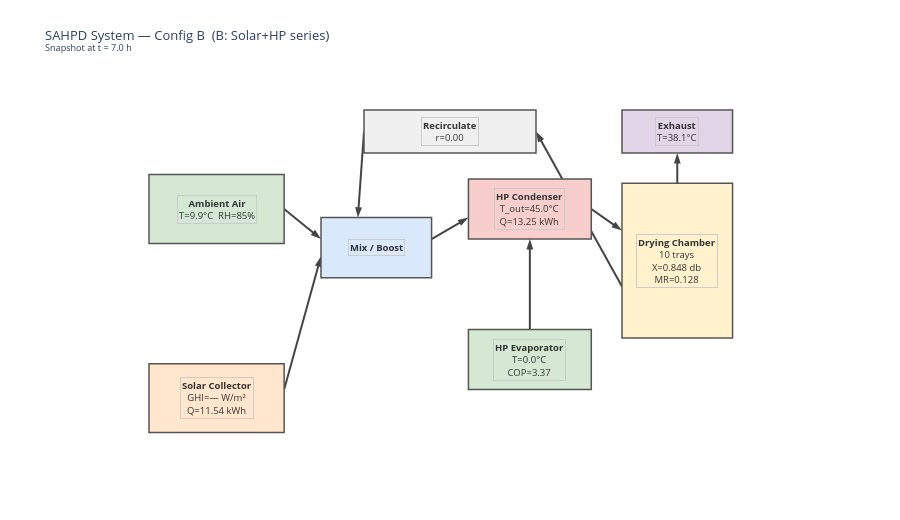

Notebook code for this chart:
### Code cell
# ── Cell 4: System Flow Diagram (Plotly 6 compatible) ────────────────────────
snap_idx = len(df) // 2
snap     = df.iloc[snap_idx]
t_snap   = snap['time_h']

def _v(col, fmt='.1f', unit=''):
    if col not in snap.index or pd.isna(snap[col]):
        return '—'
    return f'{snap[col]:{fmt}}{unit}'

# ── All coordinates in data space 0-100 ──────────────────────────────────────
# Each box: (cx, cy, half_w, half_h, fill_color, label_html)
BOXES = {
    'ambient':    (12, 70, 11,  8,  '#D5E8D4',
                   f'<b>Ambient Air</b><br>T={_v("T_amb_C")}°C  RH={_v("RH_amb_pct",".0f")}%'),
    'solar':      (12, 26, 11,  8,  '#FFE6CC',
                   f'<b>Solar Collector</b><br>GHI={_v("GHI_Wm2",".0f")} W/m²<br>'
                   f'Q={_v("Q_solar_cum_kWh",".2f")} kWh'),
    'mix':        (38, 61, 9,   7,  '#DAE8FC',
                   f'<b>Mix / Boost</b>'),
    'condenser':  (63, 70, 10,  7,  '#F8CECC',
                   f'<b>HP Condenser</b><br>T_out={_v("T_to_chamber_C")}°C<br>'
                   f'Q={_v("Q_cond_cum_kWh",".2f")} kWh'),
    'evaporator': (63, 35, 10,  7,  '#D5E8D4',
                   f'<b>HP Evaporator</b><br>T={_v("T_evap_coil_C_dyn")}°C<br>'
                   f'COP={_v("COP",".2f")}'),
    'chamber':    (87, 58, 9,  18,  '#FFF2CC',
                   f'<b>Drying Chamber</b><br>10 trays<br>'
                   f'X={_v("X_db_avg",".3f")} db<br>MR={_v("MR_global",".3f")}'),
    'exhaust':    (87, 88, 9,   5,  '#E1D5E7',
                   f'<b>Exhaust</b><br>T={_v("T_exhaust_C")}°C'),
    'recirc':     (50, 88, 14,  5,  '#F0F0F0',
                   f'<b>Recirculate</b><br>r={_v("r_recirc_actual",".2f")}'),
}

fig = go.Figure()

# ── Draw boxes as shapes ──────────────────────────────────────────────────────
shapes = []
annotations = []

for name, (cx, cy, hw, hh, fill, lbl) in BOXES.items():
    shapes.append(dict(
        type='rect', xref='x', yref='y',
        x0=cx-hw, y0=cy-hh, x1=cx+hw, y1=cy+hh,
        fillcolor=fill, line=dict(color='#555', width=1.5),
    ))
    annotations.append(dict(
        x=cx, y=cy, xref='x', yref='y',
        text=lbl, showarrow=False,
        font=dict(size=9.5), align='center',
        bgcolor='rgba(0,0,0,0)',
    ))

# ── Helper: draw one arrow as scatter trace ───────────────────────────────────
def arrow(x0, y0, x1, y1, label='', lx=None, ly=None, color='#444'):
    fig.add_trace(go.Scatter(
        x=[x0, x1], y=[y0, y1],
        mode='lines+markers',
        line=dict(color=color, width=2),
        marker=dict(symbol='arrow', size=11, color=color, angleref='previous'),
        showlegend=False, hoverinfo='skip',
    ))
    if label:
        fig.add_annotation(
            x=lx if lx else (x0+x1)/2,
            y=ly if ly else (y0+y1)/2,
            xref='x', yref='y',
            text=label, showarrow=False,
            font=dict(size=8.5, color='#333'),
            bgcolor='rgba(255,255,255,0.85)',
            bordercolor='#ccc', borderwidth=1,
        )

# ── Connections ───────────────────────────────────────────────────────────────
# 1. Ambient → Mix
arrow(23, 70, 29, 63,
      label=f'T={_v("T_amb_C")}°C', lx=26, ly=67)

# 2. Solar → Mix
arrow(23, 28, 29, 59,
      label=f'Q_solar', lx=25, ly=45)

# 3. Mix → Condenser
arrow(47, 63, 53, 68,
      label='air', lx=50, ly=64)

# 4. Condenser → Chamber
arrow(73, 70, 78, 65,
      label=f'{_v("T_to_chamber_C")}°C', lx=76, ly=68)

# 5. Chamber → Exhaust (down)
arrow(87, 76, 87, 83,
      label=f'{_v("T_exhaust_C")}°C', lx=90, ly=80)

# 6. Chamber → Recirc (left)
arrow(78, 52, 64, 88,
      label='recirc', lx=69, ly=68)

# 7. Recirc → Mix (left then up)
arrow(36, 88, 35, 68,
      label=f'r={_v("r_recirc_actual",".2f")}', lx=32, ly=79)

# 8. Evaporator ↔ Condenser refrigerant loop
arrow(63, 42, 63, 63,
      label='refrigerant', lx=67.5, ly=52)

fig.update_layout(
    title=dict(
        text=f'SAHPD System — Config {CONFIG}  ({CONFIG_LABELS[CONFIG]})'
             f'<br><sup>Snapshot at t = {t_snap:.1f} h</sup>',
        font=dict(size=13),
    ),
    shapes=shapes,
    annotations=annotations,
    xaxis=dict(range=[0, 100], visible=False),
    yaxis=dict(range=[0, 100], visible=False, scaleanchor='x', scaleratio=0.7),
    height=520,
    margin=dict(l=10, r=10, t=80, b=10),
    plot_bgcolor='white',
)
fig.show()

### Figure 1 — Plotly figure (JSON) as saved in the notebook; plotly's stock layout.template omitted (floating-point values rounded to 4 significant figures)
{"data": [{"hoverinfo": "skip", "line": {"color": "#444", "width": 2}, "marker": {"angleref": "previous", "color": "#444", "size": 11, "symbol": "arrow"}, "mode": "lines+markers", "showlegend": false, "type": "scatter", "x": [23, 29], "y": [70, 63]}, {"hoverinfo": "skip", "line": {"color": "#444", "width": 2}, "marker": {"angleref": "previous", "color": "#444", "size": 11, "symbol": "arrow"}, "mode": "lines+markers", "showlegend": false, "type": "scatter", "x": [23, 29], "y": [28, 59]}, {"hoverinfo": "skip", "line": {"color": "#444", "width": 2}, "marker": {"angleref": "previous", "color": "#444", "size": 11, "symbol": "arrow"}, "mode": "lines+markers", "showlegend": false, "type": "scatter", "x": [47, 53], "y": [63, 68]}, {"hoverinfo": "skip", "line": {"color": "#444", "width": 2}, "marker": {"angleref": "previous", "color": "#444", "size": 11, "symbol": "arrow"}, "mode": "lines+markers", "showlegend": false, "type": "scatter", "x": [73, 78], "y": [70, 65]}, {"hoverinfo": "skip", "line": {"color": "#444", "width": 2}, "marker": {"angleref": "previous", "color": "#444", "size": 11, "symbol": "arrow"}, "mode": "lines+markers", "showlegend": false, "type": "scatter", "x": [87, 87], "y": [76, 83]}, {"hoverinfo": "skip", "line": {"color": "#444", "width": 2}, "marker": {"angleref": "previous", "color": "#444", "size": 11, "symbol": "arrow"}, "mode": "lines+markers", "showlegend": false, "type": "scatter", "x": [78, 64], "y": [52, 88]}, {"hoverinfo": "skip", "line": {"color": "#444", "width": 2}, "marker": {"angleref": "previous", "color": "#444", "size": 11, "symbol": "arrow"}, "mode": "lines+markers", "showlegend": false, "type": "scatter", "x": [36, 35], "y": [88, 68]}, {"hoverinfo": "skip", "line": {"color": "#444", "width": 2}, "marker": {"angleref": "previous", "color": "#444", "size": 11, "symbol": "arrow"}, "mode": "lines+markers", "showlegend": false, "type": "scatter", "x": [63, 63], "y": [42, 63]}], "layout": {"annotations": [{"align": "center", "bgcolor": "rgba(0,0,0,0)", "bordercolor": "#ccc", "borderwidth": 1, "font": {"color": "#333", "size": 9.5}, "showarrow": false, "text": "<b>Ambient Air</b><br>T=9.9°C  RH=85%", "x": 12, "xref": "x", "y": 70, "yref": "y"}, {"align": "center", "bgcolor": "rgba(0,0,0,0)", "bordercolor": "#ccc", "borderwidth": 1, "font": {"color": "#333", "size": 9.5}, "showarrow": false, "text": "<b>Solar Collector</b><br>GHI=— W/m²<br>Q=11.54 kWh", "x": 12, "xref": "x", "y": 26, "yref": "y"}, {"align": "center", "bgcolor": "rgba(0,0,0,0)", "bordercolor": "#ccc", "borderwidth": 1, "font": {"color": "#333", "size": 9.5}, "showarrow": false, "text": "<b>Mix / Boost</b>", "x": 38, "xref": "x", "y": 61, "yref": "y"}, {"align": "center", "bgcolor": "rgba(0,0,0,0)", "bordercolor": "#ccc", "borderwidth": 1, "font": {"color": "#333", "size": 9.5}, "showarrow": false, "text": "<b>HP Condenser</b><br>T_out=45.0°C<br>Q=13.25 kWh", "x": 63, "xref": "x", "y": 70, "yref": "y"}, {"align": "center", "bgcolor": "rgba(0,0,0,0)", "bordercolor": "#ccc", "borderwidth": 1, "font": {"color": "#333", "size": 9.5}, "showarrow": false, "text": "<b>HP Evaporator</b><br>T=0.0°C<br>COP=3.37", "x": 63, "xref": "x", "y": 35, "yref": "y"}, {"align": "center", "bgcolor": "rgba(0,0,0,0)", "bordercolor": "#ccc", "borderwidth": 1, "font": {"color": "#333", "size": 9.5}, "showarrow": false, "text": "<b>Drying Chamber</b><br>10 trays<br>X=0.848 db<br>MR=0.128", "x": 87, "xref": "x", "y": 58, "yref": "y"}, {"align": "center", "bgcolor": "rgba(0,0,0,0)", "bordercolor": "#ccc", "borderwidth": 1, "font": {"color": "#333", "size": 9.5}, "showarrow": false, "text": "<b>Exhaust</b><br>T=38.1°C", "x": 87, "xref": "x", "y": 88, "yref": "y"}, {"align": "center", "bgcolor": "rgba(0,0,0,0)", "bordercolor": "#ccc", "borderwidth": 1, "font": {"color": "#333", "size": 9.5}, "showarrow": false, "text": "<b>Recirculate</b><br>r=0.00", "x": 50, "xref": "x", "y": 88, "yref": "y"}], "height": 520, "margin": {"b": 10, "l": 10, "r": 10, "t": 80}, "plot_bgcolor": "white", "shapes": [{"fillcolor": "#D5E8D4", "line": {"color": "#555", "width": 1.5}, "type": "rect", "x0": 1, "x1": 23, "xref": "x", "y0": 62, "y1": 78, "yref": "y"}, {"fillcolor": "#FFE6CC", "line": {"color": "#555", "width": 1.5}, "type": "rect", "x0": 1, "x1": 23, "xref": "x", "y0": 18, "y1": 34, "yref": "y"}, {"fillcolor": "#DAE8FC", "line": {"color": "#555", "width": 1.5}, "type": "rect", "x0": 29, "x1": 47, "xref": "x", "y0": 54, "y1": 68, "yref": "y"}, {"fillcolor": "#F8CECC", "line": {"color": "#555", "width": 1.5}, "type": "rect", "x0": 53, "x1": 73, "xref": "x", "y0": 63, "y1": 77, "yref": "y"}, {"fillcolor": "#D5E8D4", "line": {"color": "#555", "width": 1.5}, "type": "rect", "x0": 53, "x1": 73, "xref": "x", "y0": 28, "y1": 42, "yref": "y"}, {"fillcolor": "#FFF2CC", "line": {"color": "#555", "width": 1.5}, "type": "rect", "x0": 78, "x1": 96, "xref": "x", "y0": 40, "y1": 76, "yref": "y"}, {"fillcolor": "#E1D5E7", "line": {"color": "#555", "width": 1.5}, "type": "rect", "x0": 78, "x1": 96, "xref": "x", "y0": 83, "y1": 93, "yref": "y"}, {"fillcolor": "#F0F0F0", "line": {"color": "#555", "width": 1.5}, "type": "rect", "x0": 36, "x1": 64, "xref": "x", "y0": 83, "y1": 93, "yref": "y"}], "title": {"font": {"size": 13}, "text": "SAHPD System — Config B  (B: Solar+HP series)<br><sup>Snapshot at t = 7.0 h</sup>"}, "xaxis": {"range": [0, 100], "visible": false}, "yaxis": {"range": [0, 100], "scaleanchor": "x", "scaleratio": 0.7, "visible": false}}}
